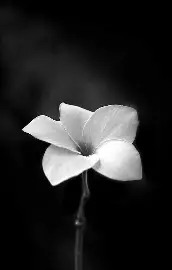
#> input picture Images/image1.webp, 172 x 270 px, found by its file name
$ python smc_debluring_flower.py
#> lines starting #> are read from the running program, lines starting #| are printed output that depends on the picture
"""
SMC-EMS deblurring simplifié sur une image (par ex. ta fleur).

Dépendances :
    pip install numpy matplotlib pillow scipy
"""

import numpy as np
import matplotlib.pyplot as plt
from PIL import Image
from scipy.signal import fftconvolve

# ============================================================
# 1. Chargement et préparation de l'image nette
# ============================================================

# Chemin vers ton image (adapte selon ton arborescence)
# Exemple si ton image est dans ../Images/image1.webp :
INPUT_IMAGE_PATH = r"..\Images\image1.webp"

# Taille de travail (plus petit = plus rapide)
H_img, W_img = 128, 128


def load_grayscale_image(path, size=(H_img, W_img)):
#> called with path = '..\\Images\\image1.webp', size = (128, 128)
    img = Image.open(path).convert("L")      # niveaux de gris
    img = img.resize(size, Image.BICUBIC)    # redimensionner
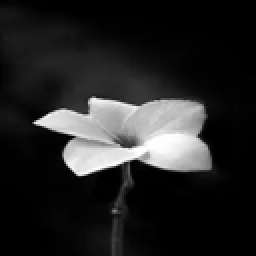
#> img: PIL image 128x128 L (shown 2 times larger); min 0, max 255, mean 36.6
    img_np = np.array(img).astype(np.float32)
    img_np /= 255.0                          # normaliser dans [0,1]
    return img_np


f_true = load_grayscale_image(INPUT_IMAGE_PATH, size=(H_img, W_img))

# ============================================================
# 2. PSF de motion blur + génération de l'image floutée
# ============================================================

def motion_blur_psf(length, angle_deg, size):
    """
    PSF simple de flou de mouvement :
    - length : longueur du flou (en pixels)
    - angle_deg : angle du flou (0 = horizontal)
    - size : taille de la fenêtre PSF (impair, ex: 31)
    """
#> called with length = 15, angle_deg = 0, size = 31
    psf = np.zeros((size, size), dtype=np.float32)
    center = size // 2

    angle = np.deg2rad(angle_deg)
    dx = np.cos(angle)
    dy = np.sin(angle)

    # On dessine un segment discret centré
    for i in range(length):
        t = i - length / 2.0
        x = center + int(round(dx * t))
        y = center + int(round(dy * t))
        if 0 <= y < size and 0 <= x < size:
            psf[y, x] = 1.0

    # Normalisation
    psf /= psf.sum() + 1e-12
    return psf


def blur_image(img, psf):
    return fftconvolve(img, psf, mode="same")
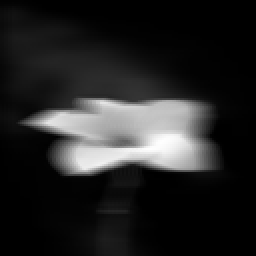
#> returned value: shape (128, 128) float32 (shown 2 times larger); min -7.63e-08, max 0.993, mean 0.143; drawn with min black and max white


# Paramètres du flou
BLUR_LENGTH = 15     # longueur du flou en pixels
BLUR_ANGLE = 0       # 0 = horizontal
PSF_SIZE = 31        # taille de la fenêtre PSF

psf = motion_blur_psf(BLUR_LENGTH, BLUR_ANGLE, PSF_SIZE)
h_clean = blur_image(f_true, psf)

# Ajout d'un léger bruit
NOISE_STD = 0.01
noise = np.random.normal(0, NOISE_STD, size=h_clean.shape).astype(np.float32)
h_obs = np.clip(h_clean + noise, 0.0, 1.0)

# ============================================================
# 3. Algorithme SMC–EMS simplifié
# ============================================================

# Paramètres SMC
N_PARTICLES = 5000
N_ITER = 30
K_SIGMA = 1.0   # écart-type de la mutation gaussienne (kernel K)
G_SIGMA = 2.0   # écart-type de g(y|x) utilisé dans les poids


def init_particles(N, H, W):
    """
    Initialise les particules X_0 de façon uniforme sur l'image.
    X : tableau (N, 2) avec (row, col).
    """
    ys = np.random.uniform(0, H - 1, size=N)
    xs = np.random.uniform(0, W - 1, size=N)
    return np.stack([ys, xs], axis=1).astype(np.float32)


X = init_particles(N_PARTICLES, H_img, W_img)

# ------------------------------------------------------------
# 3.1 Distribution empirique de h_obs pour tirer les Y
# ------------------------------------------------------------

coords_y = np.array([(i, j) for i in range(H_img) for j in range(W_img)], dtype=np.int32)
values_y = h_obs.flatten()
#> values_y = 16384 values, max 1 at index 9425, min 0 at index 19, mean 0.144
values_y_sum = values_y.sum() + 1e-12
#> values_y_sum = 2363.5
prob_y = values_y / values_y_sum
#> prob_y = 16384 values, max 0.000423 at index 9425, min 0 at index 19, mean 6.1e-05


def sample_Y(N):
    """Tire N pixels Y selon la densité empirique h_obs."""
    idx = np.random.choice(len(coords_y), size=N, p=prob_y)
    return coords_y[idx].astype(np.float32)  # (N, 2)


# ------------------------------------------------------------
# 3.2 Fonction g(y|x) simplifiée (gaussienne en distance)
# ------------------------------------------------------------

def g_y_given_x(Y, X, sigma=G_SIGMA):
    """
    g(Y|X) ~ densité gaussienne en fonction de la distance entre X et Y.
    Y, X : tableaux (N, 2)
    Retourne un vecteur (N,)
    """
    diff = Y - X
    dist2 = np.sum(diff * diff, axis=1)
    return np.exp(-0.5 * dist2 / (sigma**2))


# ------------------------------------------------------------
# 3.3 Estimation de h_n(Y_i) par les particules
# ------------------------------------------------------------

def estimate_h_n_at_Y(Y, X, sigma=G_SIGMA):
    """
    h_n(Y_i) ≈ (1/N) ∑_j g(Y_i | X_j)
    Y : (N, 2)
    X : (N, 2)
    Retourne un vecteur (N,)
    NB: O(N^2), à garder N raisonnable
    """
    Np = X.shape[0]
    h_vals = np.zeros(Np, dtype=np.float32)
    for i in range(Np):
        yi = Y[i]                # (2,)
        diff = X - yi            # (N, 2)
        dist2 = np.sum(diff * diff, axis=1)
#> (the run stopped early here; a loop or call above may not have finished)
